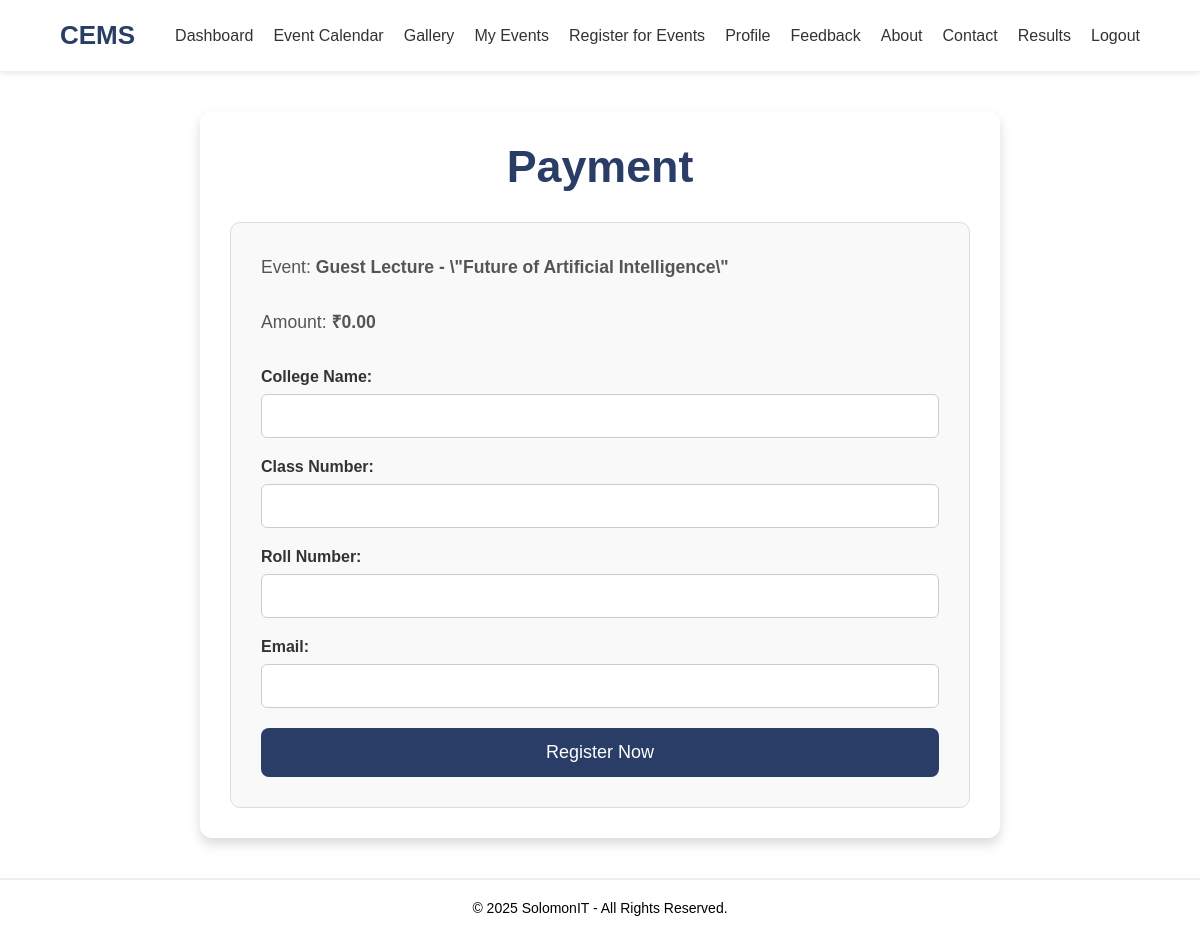
/payment.php?event_id=56 (signed in), run on an earlier commit of the app's database.
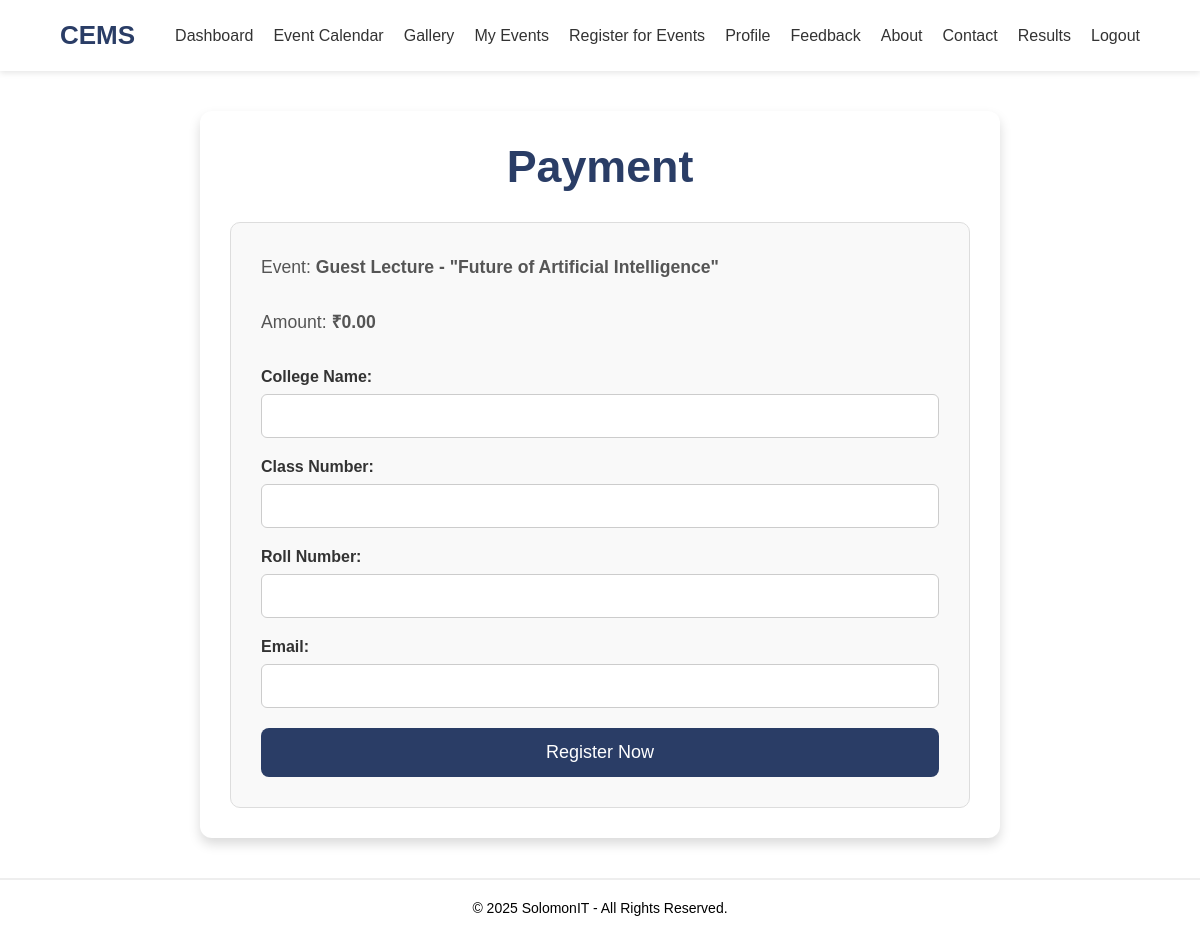
And on a later commit of the database.
### tables this page shows
CREATE TABLE `event_master` (
  `event_id` int NOT NULL AUTO_INCREMENT,
  `event_name` text,
  `event_description` text,
  `event_date` text,
  `event_location` text,
  `event_time` text,
  `f_prize` text NOT NULL,
  `s_prize` text NOT NULL,
  `event_price` decimal(10,2) NOT NULL DEFAULT '0.00',
  `max_par` int DEFAULT '0',
  `is_active` tinyint(1) DEFAULT '1',
  PRIMARY KEY (`event_id`)
);

### payment.php (the view, shortened to what this page needs)
<?php
    include "config.php";
    $event_id = $_GET['event_id'];
    $sql_event = "SELECT * FROM event_master WHERE event_id = $event_id";
    $result_event = mysqli_query($conn, $sql_event);
    $event = mysqli_fetch_assoc($result_event);
    $payment_amount = $event['event_price'];
    $event_name = $event['event_name'];
    ?>
    <!DOCTYPE html>
    <html lang="en">
    <head>
    </head>
    <body>
    <header>
            <div class="container">
                <a href="dashboard.php" class="logo">CEMS</a>
                <nav class="navbar">
                    <ul class="navbar-list">
                        <li><a href="dashboard.php" class="navbar-link">Dashboard</a></li>
                        <li><a href="event_calendar.php" class="navbar-link">Event Calendar</a></li>
                        <li><a href="gallery.php" class="navbar-link">Gallery</a></li>
                        <li><a href="my_events.php" class="navbar-link">My Events</a></li>
                        <li><a href="register_event.php" class="navbar-link">Register for Events</a></li>
                        <li><a href="profile.php" class="navbar-link">Profile</a></li>
                        <li><a href="feedback.php" class="navbar-link">Feedback</a></li>
                        <li><a href="about.php" class="navbar-link">About</a></li>
                        <li><a href="contact.php" class="navbar-link">Contact</a></li>
                        <li><a href="view_results.php" class="navbar-link">Results</a></li>
                        <li><a href="logout.php" class="navbar-link">Logout</a></li>
                    </ul>
                </nav>
            </div>
        </header>
        <main>
            <div class="content">
                <h2>Payment</h2>
                <div class="service-item">
                    <p class="section-description">Event: <b><?php echo htmlspecialchars($event_name); ?></b></p>
                    <p class="section-description">Amount: <b>₹<?php
                    if (is_numeric($payment_amount)) {
                        echo number_format($payment_amount, 2);
                    } else {
                        echo htmlspecialchars($payment_amount);
                    }
                     ?></b></p>
                    <form method="POST">
                         <div class="form-group">
                            <label for="college_name">College Name:</label>
                            <input type="text" id="college_name" name="college_name" required>
                        </div>
                        <div class="form-group">
                            <label for="classno">Class Number:</label>
                            <input type="text" id="classno" name="classno" required>
                        </div>
                        <div class="form-group">
                            <label for="rollno">Roll Number:</label>
                            <input type="text" id="rollno" name="rollno" required>
                        </div>
                        <div class="form-group">
                            <label for="email">Email:</label>
                            <input type="email" id="email" name="email" required>
                        </div>
                        <button type="submit">Register Now</button>
                    </form>
                </div>
            </div>
        </main>
        <footer>
            <p>© 2025 SolomonIT - All Rights Reserved.</p>
        </footer>
    </body>
    </html>

What changed in the data, as far as the page shows it:
changed event_master: event_name "Guest Lecture - \\\"Future of Artificial Intelligence\\\"" → "Guest Lecture - \"Future of Artificial Intelligence\""
